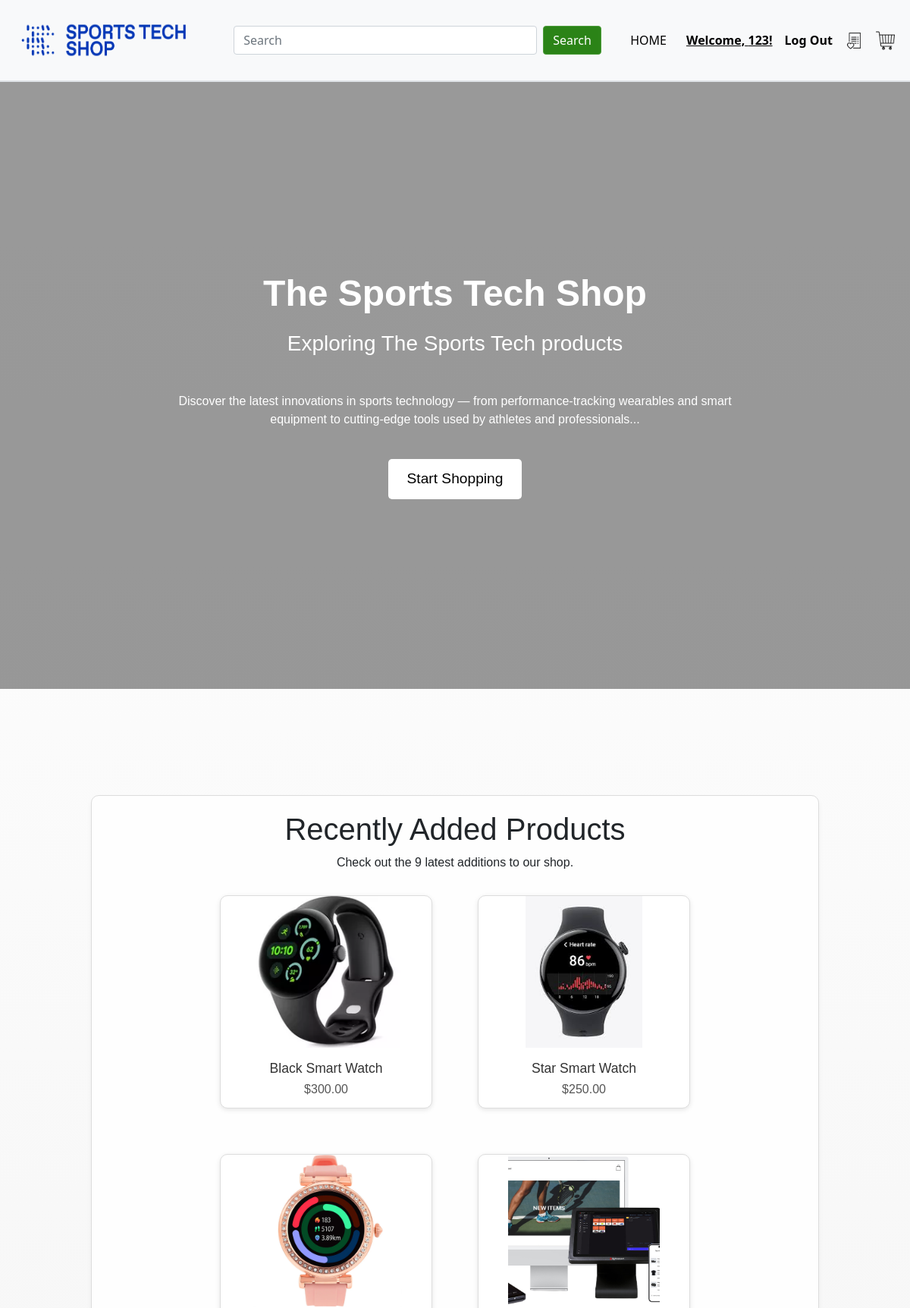
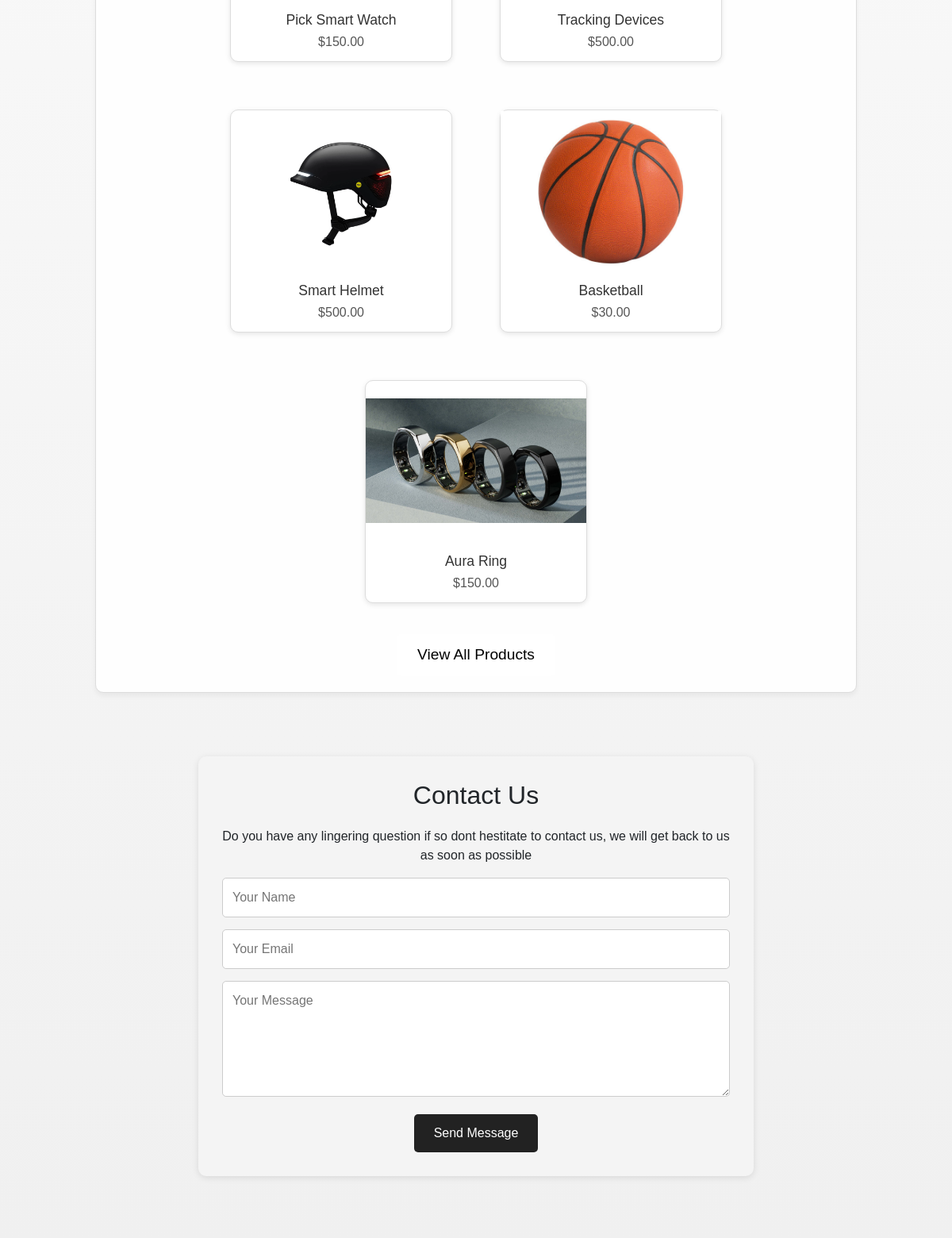
/ (signed in, upper part), run on the app's committed database (2 pictures, top to bottom).
### app/models.py (models this page shows, shortened)
class User(db.Model, UserMixin):
    __tablename__ = 'users'
    id = db.Column(db.Integer, primary_key=True)
    name = db.Column(db.String(100), index=True, unique=True, nullable=False)
    email = db.Column(db.String(100), index=True, nullable=False)
    mobile = db.Column(db.String(100), index=True, nullable=True)
    password_hash = db.Column(db.String(255), nullable=False)
    member_type = db.Column(db.String(100), default=False)
    address = db.Column(db.String(100), nullable=True)
    comments = db.relationship('Comment', backref='user')
    orders = db.relationship('Order', backref='user')

class Product(db.Model):
    __tablename__ = 'products'
    id = db.Column(db.Integer, primary_key=True)
    name = db.Column(db.String(80))
    description = db.Column(db.String(200))
    image = db.Column(db.String(400))
    price = db.Column(db.Float)
    stock = db.Column(db.Integer)
    category = db.Column(db.String(80))
    sub_category = db.Column(db.String(80))
    comments = db.relationship('Comment', backref='product')
    orders = db.relationship('Order', backref='product')

### app/views.py (the view)
@mainbp.route('/')
def index():
    products = Product.query.order_by(Product.id.desc()).limit(8).all()
    categories = {product.category for product in products if product.category}
    return render_template('index.html', products=products, categories=categories)

### app/templates/index.html (shortened to what this page needs)
{% extends 'base.html' %}
{% block content %}
<div class="video-header">
  <video autoplay muted loop id="bg-video">
    <source src="../static/img/video.mp4" type="video/mp4" />Your browser does not support the video tag.
  </video>
  <div class="video-overlay">
    <h1>The Sports Tech Shop</h1>
    <h3>Exploring The Sports Tech products</h3>
    <p class="hero-description">
      Discover the latest innovations in sports technology — from performance-tracking wearables and smart equipment to
      cutting-edge tools used by athletes and professionals...
    </p>
    <a href="{{ url_for('product.index') }}" class="cta-button">Start Shopping</a>
  </div>
</div>
<section class="Recent" aria-labelledby="recent-products-section">
  <div class="recent-products-container">
    <h1 id="recent-products-section">Recently Added Products</h1>
    <p>Check out the 9 latest additions to our shop.</p>
    <div class="product-container">
      <div class="product-grid">
        {% for product in products %}
        <div class="product-card">
          <a href="{{ url_for('product.show', id=product.id) }}"
            aria-label="View details for {{ product.name }}, price ${{ '%.2f'|format(product.price) }}">
            <img src="{{ product.image }}" class="product-image" alt="{{ product.name }}">
          </a>
          <div class="product-info">
            <h3>{{ product.name }}</h3>
            <p>${{ '%.2f'|format(product.price) }}</p>
          </div>
        </div>
        {% endfor %}
      </div>
    </div>
    <div class="all-products-button-container" style="text-align: center; margin-top: 1.5rem;">
      <a href="{{ url_for('product.index') }}" class="cta-button">View All Products</a>
    </div>
  </div>
</section>
<section class="contact-section" id="contact">
  <h2>Contact Us</h2>
  <p>Do you have any lingering question if so dont hestitate to contact us, we will get back to us as soon as possible
  </p>
  <form action="/contact" method="POST" class="contact-form">
    <input type="text" name="name" placeholder="Your Name" required />
    <input type="email" name="email" placeholder="Your Email" required />
    <textarea name="message" rows="5" placeholder="Your Message" required></textarea>
    <button type="submit">Send Message</button>
  </form>
</section>
{% endblock %}

### app/templates/base.html (shortened to what this page needs)
<!DOCTYPE html>
<html lang="en">
<head>
  <link href="https://cdn.jsdelivr.net/npm/bootstrap@5.0.0-beta3/dist/css/bootstrap.min.css" rel="stylesheet"
 />
  <link href="../static/styles/nav.css" rel="stylesheet" />
  <link href="../static/styles/general.css" rel="stylesheet" />
  <link href="../static/styles/round_btn.css" rel="stylesheet" />
  <link href="../static/styles/home.css" rel="stylesheet" />
  <link href="{{ url_for('static', filename='styles/wishlist.css') }}" rel="stylesheet">
  <link href="{{ url_for('static', filename='styles/cart.css') }}" rel="stylesheet">
</head>
<body>
  <header class="bg-light border-bottom">
    <nav class="navbar navbar-expand-lg bg-light border-bottom border-body padding-top" data-bs-theme="light"
      aria-label="Main navigation">
      <div class="container-fluid">
        <a class="navbar-brand" href="/" aria-label="Go to home page"><img src="../static/img/logo.png" width="250"
            height="80" class="d-inline-block align-top" alt="SportsTech Logo" /></a>
        <div class="collapse navbar-collapse" id="navbarSupportedContent">
          <form class="d-flex ms-auto" method="GET" action="{{ url_for('product.search') }}" role="search"
            aria-label="Search products">
            <input class="form-control me-2" name="q" type="search" placeholder="Search" aria-label="Search"
              style="width: 400px" />
            <button class="btn btn-primary" type="submit" aria-label="Submit search">Search</button>
          </form>
          <ul class="navbar-nav ms-auto">
            <li class="nav-item">
              <a class="nav-link no-underline nav-link:hover" href="/" aria-label="Home">HOME</a>
            </li>
            <li class="nav-item">
            </li>
            {% if current_user.is_authenticated %}
            <li class="nav-item">
              <a class="nav-link text-decoration-underline fw-bold">Welcome, {{ current_user.name }}!</a>
            </li>
            <li class="nav-item">
              <a class="nav-link fw-bold" href="{{ url_for('auth.logout') }}">Log Out</a>
            </li>
            {% endif %}
            <li class="nav-item">
              <a class="nav-link no-underline nav-link:hover" href="{{ url_for('wishlist.show_wishlist') }}"
                aria-label="Go to wishlist">
                <img src="../static/img/wishlist.png" width="25" height="25" class="d-inline-block align-top"
                  alt="Wishlist" />
              </a>
            </li>
            <li class="nav-item">
              <a class="nav-link no-underline nav-link:hover" href="/cart" aria-label="Go to shopping cart"><img
                  src="../static/img/cart.png" width="25" height="25" class="d-inline-block align-top" alt="Cart" /></a>
            </li>
          </ul>
        </div>
      </div>
    </nav>
  </header>
  <main class="flex-grow-1">
    {% block content %}
    {% endblock %}
  </main>
</body>
</html>

### app/static/styles/nav.css (style rules this page uses)
.navbar { background-color: rgb(255, 255, 255); }
.nav-link { color: black !important; }
.no-underline { text-decoration: none; }
.navbar-collapse { transition: height 0.3s ease-in-out; }

### app/static/styles/general.css (style rules this page uses)
ul li a { color: white; text-decoration: none; }
ul { list-style-type: none; padding-left: 0; }
.btn-primary { background-color: #2b8317; border: 1px solid #4F9E3D; }
main { background: linear-gradient(to bottom, #ffffff, #f0f0f0); font-family: sans-serif; flex: 1; }
body { display: flex; flex-direction: column; }
html, body { height: 100%; margin: 0; padding: 0; }

### app/static/styles/home.css (style rules this page uses)
.Recent { width: 80%; margin: auto; text-align: center; padding-top: 100px; }
.video-header { position: relative; height: 100vh; overflow: hidden; }
#bg-video { position: absolute; top: 50%; left: 50%; min-width: 100%; min-height: 100%; width: auto; height: auto; z-index: 1; transform: translate(-50%, -50%); object-fit: cover; }
.video-overlay { position: absolute; top: 0; left: 0; z-index: 2; width: 100%; height: 100%; background: rgba(0, 0, 0, 0.4); display: flex; flex-direction: column; justify-content: center; align-items: center; color: white; text-align: center; padding: 20px; }
.video-overlay h1 { font-size: 3rem; margin-bottom: 20px; font-weight: bold; }
.cta-button { display: inline-block; background-color: #ffffff; color: #000000; padding: 12px 25px; text-decoration: none; font-size: 1.2rem; border-radius: 5px; transition: background 0.3s ease; }
#bg-video { position: absolute; top: 50%; left: 50%; width: 100%; height: 100%; transform: translate(-50%, -50%); object-fit: cover; z-index: 1; }
.contact-section { width: 90%; max-width: 700px; margin: 80px auto; padding: 30px; background-color: #f4f4f4; border-radius: 10px; text-align: center; box-shadow: 0 2px 8px rgba(0, 0, 0, 0.1); }
.contact-section h2 { font-size: 2rem; margin-bottom: 20px; }
.contact-form input, .contact-form textarea { width: 100%; padding: 12px; margin-bottom: 15px; border: 1px solid #ccc; border-radius: 5px; font-size: 1rem; }
.contact-form button { padding: 12px 25px; font-size: 1rem; background-color: #222; color: white; border: none; border-radius: 5px; cursor: pointer; }
.product-container { max-width: 1200px; margin: 0 auto; padding: 0 20px; }
.product-grid { display: flex; flex-wrap: wrap; justify-content: center; gap: 30px; }
.product-card { display: flex; flex-direction: column; align-items: center; width: 100%; max-width: 280px; background: #fff; border: 1px solid #ddd; border-radius: 10px; box-shadow: 0 2px 6px rgba(0, 0, 0, 0.1); margin: 15px; transition: transform 0.3s ease; }
.product-image { width: 100%; height: 200px; object-fit: contain; display: block; }
.product-info { padding: 12px 15px; text-align: center; width: 100%; }
.product-info h3 { font-size: 1.1rem; margin: 5px 0; color: #333; white-space: nowrap; overflow: hidden; text-overflow: ellipsis; }
.product-info p { font-size: 1rem; color: #555; margin: 0; }
.hero-description { max-width: 800px; margin: 0 auto; padding-top: 40px; padding-bottom: 40px; }
.recent-products-container { border: 1px solid #ddd; border-radius: 10px; padding: 20px; background-color: #fefefe; margin: 40px auto; box-shadow: 0 4px 6px rgba(0, 0, 0, 0.05); max-width: 1100px; }

### data on the page
User: name "123"
Product: image (picture), name "Black Smart Watch", price "300.00"
Product: image (picture), name "Star Smart Watch", price "250.00"
Product: image (picture), name "Pick Smart Watch", price "150.00"
Product: image (picture), name "Tracking Devices", price "500.00"
Product: image (picture), name "Smart Helmet", price "500.00"
Product: image (picture), name "Basketball", price "30.00"
Product: image (picture), name "Aura Ring", price "150.00"
